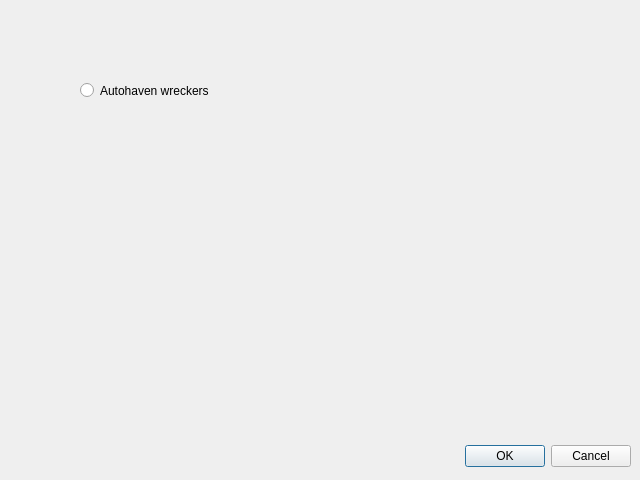
<?xml version="1.0" encoding="UTF-8"?>
<ui version="4.0">
 <class>autohavenwreckers</class>
 <widget class="QDialog" name="autohavenwreckers">
  <property name="geometry">
   <rect>
    <x>0</x>
    <y>0</y>
    <width>640</width>
    <height>480</height>
   </rect>
  </property>
  <property name="windowTitle">
   <string>Dialog</string>
  </property>
  <property name="toolTip">
   <string>&lt;html&gt;&lt;head/&gt;&lt;body&gt;&lt;p&gt;d&lt;/p&gt;&lt;/body&gt;&lt;/html&gt;</string>
  </property>
  <widget class="QDialogButtonBox" name="buttonBox">
   <property name="geometry">
    <rect>
     <x>10</x>
     <y>440</y>
     <width>621</width>
     <height>32</height>
    </rect>
   </property>
   <property name="orientation">
    <enum>Qt::Horizontal</enum>
   </property>
   <property name="standardButtons">
    <set>QDialogButtonBox::Cancel|QDialogButtonBox::Ok</set>
   </property>
  </widget>
  <widget class="QRadioButton" name="autohaven">
   <property name="geometry">
    <rect>
     <x>80</x>
     <y>70</y>
     <width>141</width>
     <height>41</height>
    </rect>
   </property>
   <property name="text">
    <string>Autohaven wreckers</string>
   </property>
  </widget>
 </widget>
 <resources/>
 <connections>
  <connection>
   <sender>buttonBox</sender>
   <signal>accepted()</signal>
   <receiver>autohavenwreckers</receiver>
   <slot>accept()</slot>
   <hints>
    <hint type="sourcelabel">
     <x>248</x>
     <y>254</y>
    </hint>
    <hint type="destinationlabel">
     <x>157</x>
     <y>274</y>
    </hint>
   </hints>
  </connection>
  <connection>
   <sender>buttonBox</sender>
   <signal>rejected()</signal>
   <receiver>autohavenwreckers</receiver>
   <slot>reject()</slot>
   <hints>
    <hint type="sourcelabel">
     <x>316</x>
     <y>260</y>
    </hint>
    <hint type="destinationlabel">
     <x>286</x>
     <y>274</y>
    </hint>
   </hints>
  </connection>
 </connections>
</ui>
